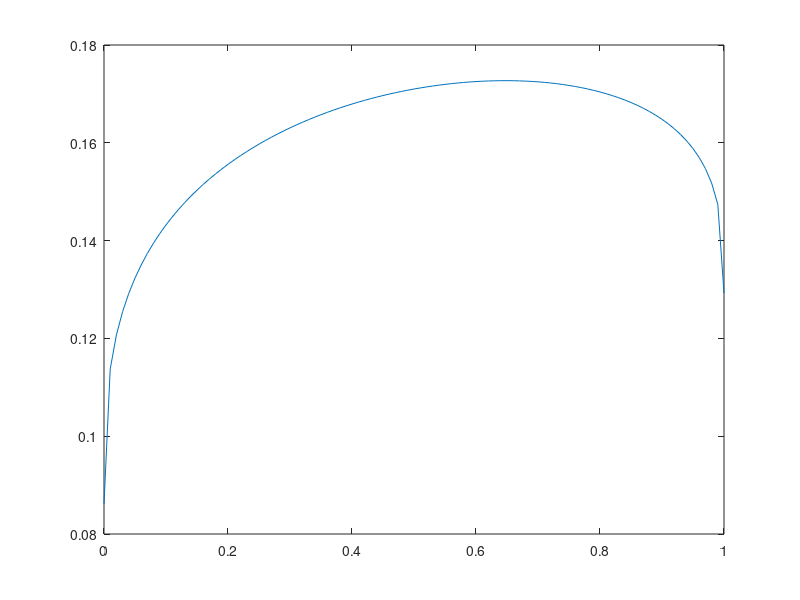

Source code (MATLAB):

clear all; close all

va = 9e-6; na = 3;
vb = 4e-6; nb = 2;
et = []
fracs = 0:0.01:1;
for eaf = fracs
    ea = eaf*80;
    eb = (1-eaf)*80;
    et =  [et (na*va*ea)^(1/3)+(nb*vb*eb)^(1/3)];
end
figure; plot(fracs, et)

ebea = sqrt((nb*vb)/(na*va))